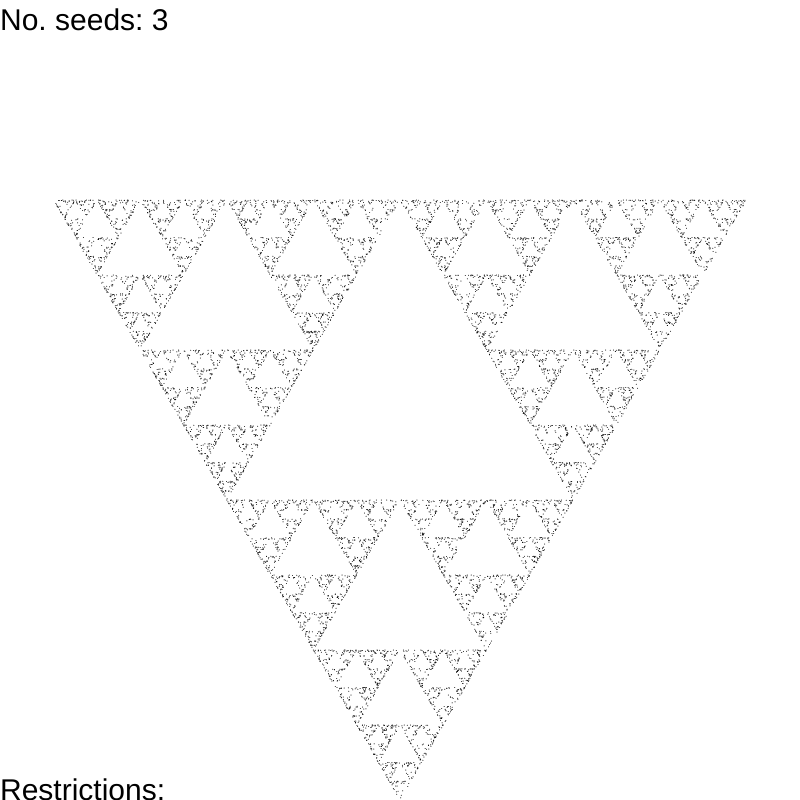
Frame 1 (no input)
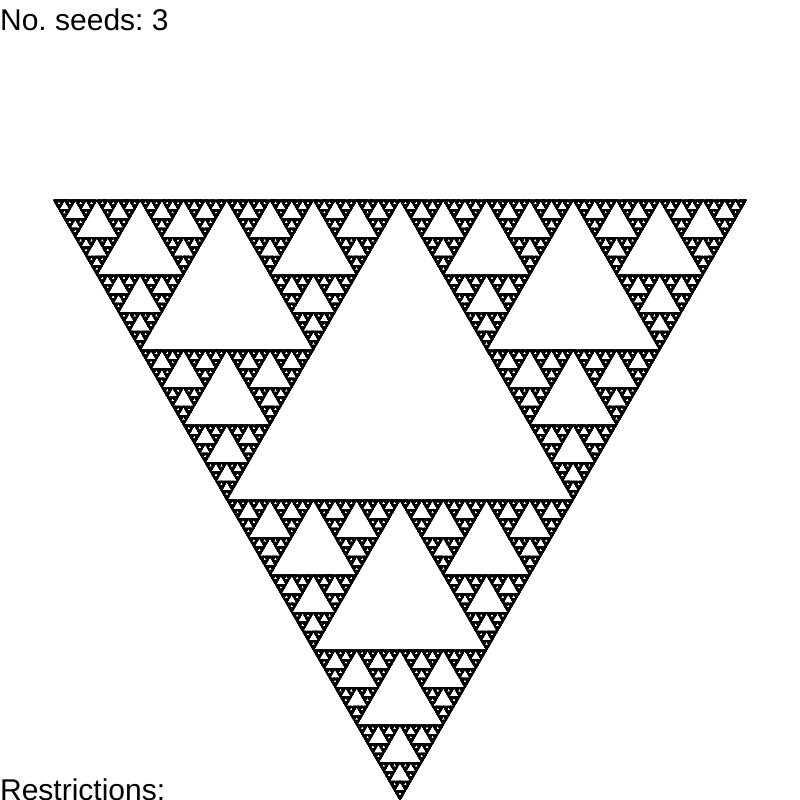
Frame 60 (no input)
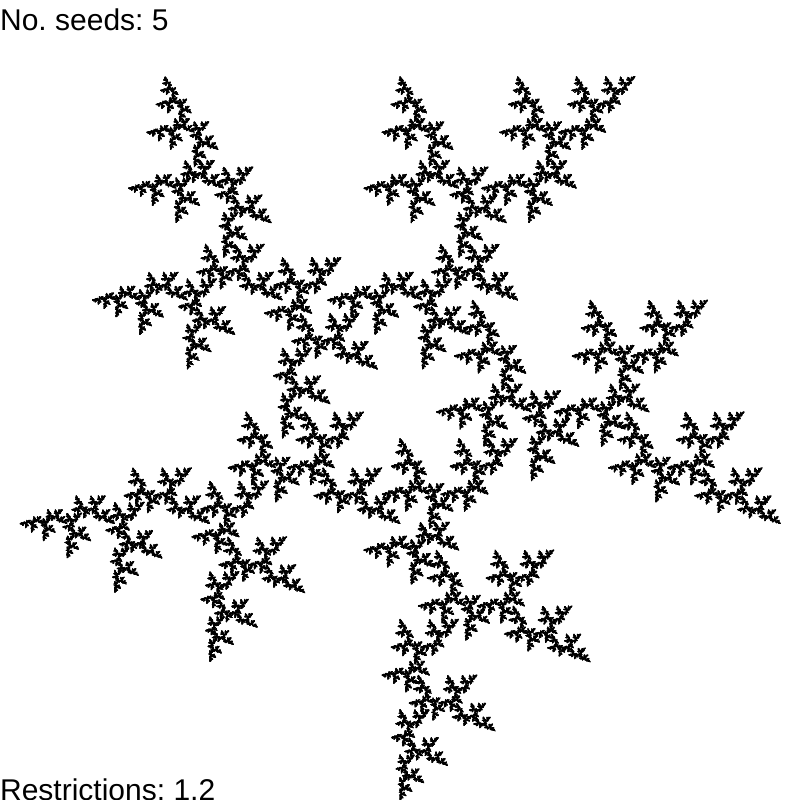
Frame 120 (the mouse pressed at the canvas centre since frame 60)

The p5.js sketch that drew these frames (run headless with seeded random() and noise() and a simulated clock; from frame 60 on, the mouse is pressed at the canvas centre):

// p5.js sketch
// ── sketch.js
let noSeeds = 3;
let seeds = [];
let size = 400;
let curr;
let prevIndex = 0;
let inverted = false; // white on black or black on white
let restrictions = [];

function setup() {
  createCanvas(size * 2, size * 2);
  //noLoop();
  background(256);
  translate(width / 2, height / 2);
  let angle = TWO_PI / noSeeds;
  seeds = [];
  for (let i = 0; i < noSeeds; i++) {
    seeds[i] = createVector(size * sin(i * angle), size * cos(i * angle));
    //point(seeds[i].x, seeds[i].y)
  }
  curr = createVector(seeds[0].x, seeds[0].y);
  if (inverted) background(0);
  textSize(30);
  if(inverted) fill(255);
  else fill(0);
  text("No. seeds: " + noSeeds, -width/2, -height/2+30)
  text("Restrictions: " + restrictions.toString(), -width / 2, height / 2);
}

function mousePressed() {
  if (inverted) background(0);
  else background(256);
  noSeeds = floor(random(3, 11));
  restrictions = [];
  for (let i = 0; i < noSeeds; i++)
    if (random(0, 1) > 0.5) restrictions.push(i);
  setup();
}

function draw() {
  update(restrictions);
}

// if chosen is n points away from index for some a in arr return true 
function illegal(chosen, index, arr) {
  //console.log(arr);
  for (let i = 0; i < arr.length; i++) {
    if ((noSeeds + chosen - index - arr[i]) % noSeeds == 0) return true;
    //if ((noSeeds + chosen - index + arr[i]) % noSeeds == 0) return true;
  }
  //console.log("?");
  return false;
}
//runs the simulation with arr as restrictions
function update(arr) {
  strokeWeight(1);
  translate(width / 2, height / 2);
  for (let i = 0; i < 10000; i++) {
    let nextIndex = floor(random(seeds.length));
    if (illegal(nextIndex, prevIndex, arr)) continue;
    let next = seeds[nextIndex];
    prevIndex = nextIndex;
    curr.set((curr.x + next.x) / 2, (curr.y + next.y) / 2);
    if (inverted) stroke(255);
    point(curr.x, curr.y);
  }
}
